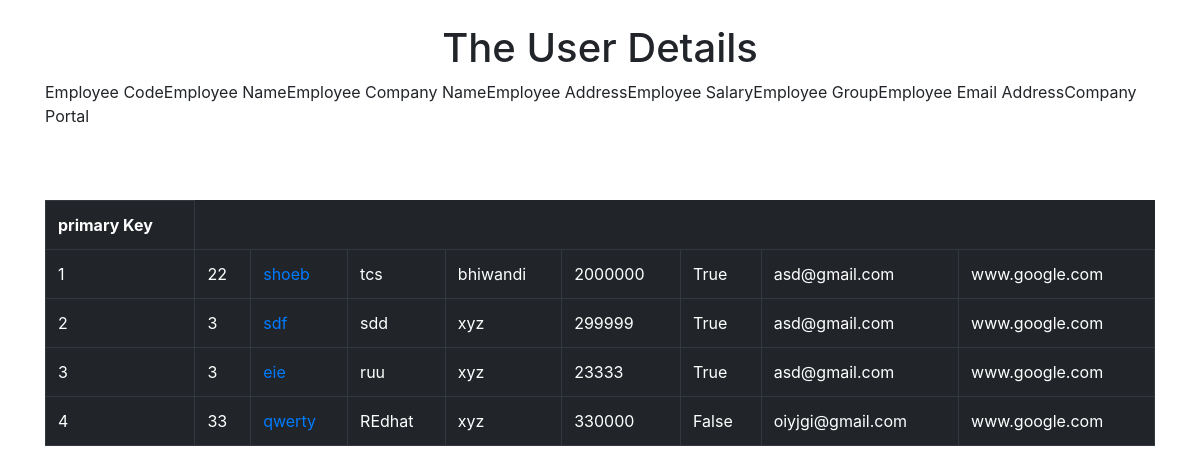
The page / on the database its author committed.
### poll/models.py (models this page shows)
class Employee(models.Model):
    emp_code=models.IntegerField(null=True,verbose_name="Employee Code")
    emp_name=models.CharField(max_length=20,verbose_name="Employee Name")
    emp_company=models.CharField(max_length=25,verbose_name="Employee Company Name")
    emp_address=models.TextField(default="xyz",verbose_name="Employee Address")
    emp_salary=models.IntegerField(null=True,verbose_name="Employee Current Salary")
    group=models.BooleanField(default=True)
    emp_email=models.EmailField(default="asd@gmail.com")
    webportal=models.URLField(default="www.google.com")

### poll/views.py (the view)
# urls.py: path('',views.emp_data,name="home"),
def emp_data(request):
    emp_data=Employee.objects.all()
    return render(request,'home.html',{'data':emp_data})

### poll/templates/home.html (shortened to what this page needs)
<!DOCTYPE html>
<html lang="en">
<head>
    <link rel="stylesheet" href="https://cdn.jsdelivr.net/npm/bootstrap@4.0.0/dist/css/bootstrap.min.css">
</head>
<body>
    <div class="container">
        <div class="row">
            <div class="col">
                <h1 class="text text-center mt-4">The User Details</h1>
                <table class="table table-bordered table-dark">
                    <tr>
                        <th>primary Key</th>
                    </tr>
                    {% for data in data %}
                    <tr>
                        <td>{{data.id}}</td>
                        <td>{{data.emp_code}}</td>
                        <td> <a href="{% url 'detail' data.id %}">{{data.emp_name}}</a></td>
                        <td>{{data.emp_company}}</td>
                        <td>{{data.emp_address}}</td>
                        <td>{{data.emp_salary}}</td>
                        <td>{{data.group}}</td>
                        <td>{{data.emp_email}}</td>
                        <td>{{data.webportal}}</td><br>
                    </tr>
                    {% endfor %}
                </table>
            </div>
        </div>
    </div>
</body>
</html>

### rows shown on the page
Employee: id "1", emp_code "22", emp_name "shoeb", emp_company "tcs", emp_address "bhiwandi", emp_salary "2000000", group "True", emp_email "asd@gmail.com", webportal "www.google.com"
Employee: id "2", emp_code "3", emp_name "sdf", emp_company "sdd", emp_address "xyz", emp_salary "299999", group "True", emp_email "asd@gmail.com", webportal "www.google.com"
Employee: id "3", emp_code "3", emp_name "eie", emp_company "ruu", emp_address "xyz", emp_salary "23333", group "True", emp_email "asd@gmail.com", webportal "www.google.com"
Employee: id "4", emp_code "33", emp_name "qwerty", emp_company "REdhat", emp_address "xyz", emp_salary "330000", group "False", emp_email "oiyjgi@gmail.com", webportal "www.google.com"
